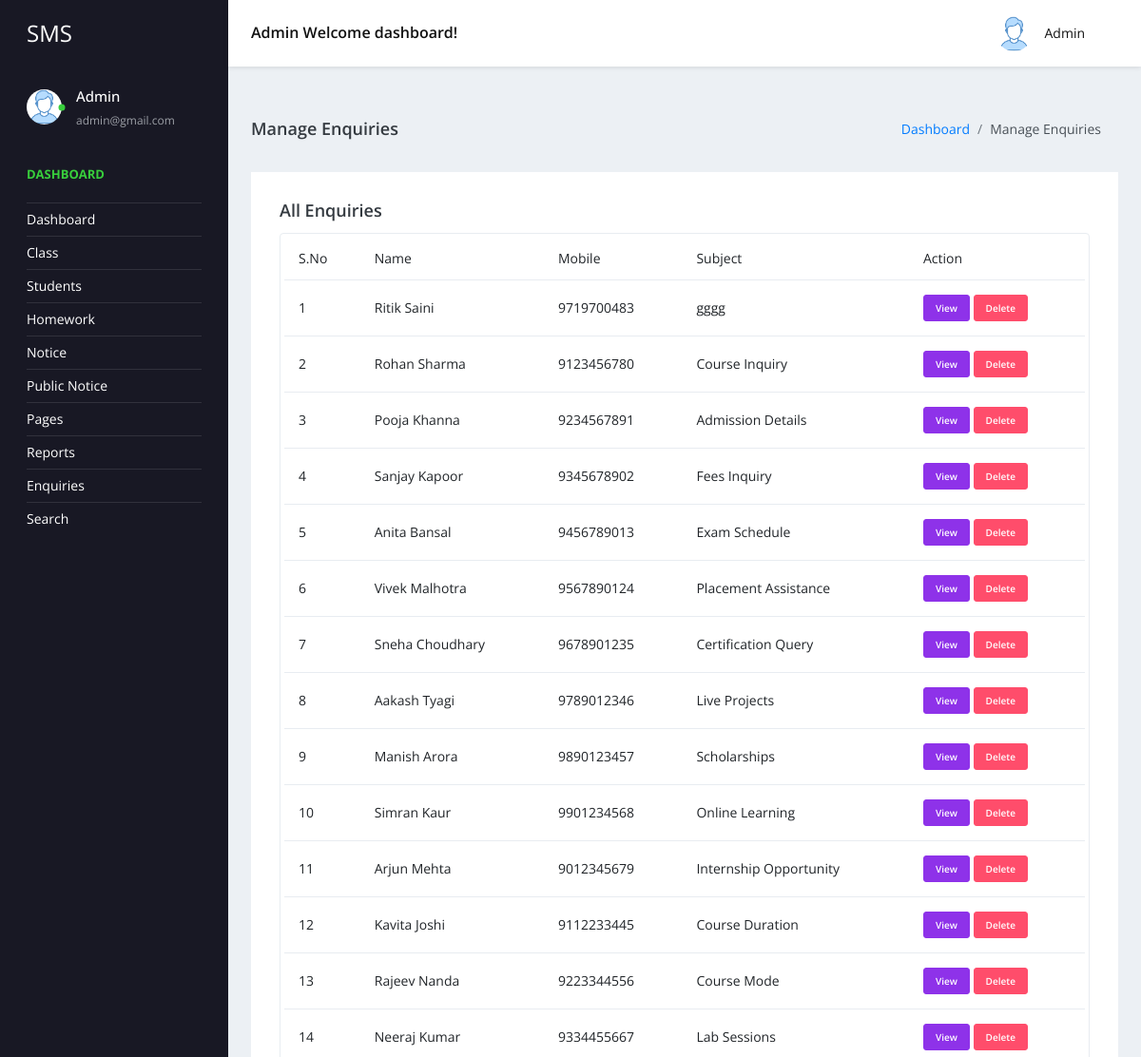
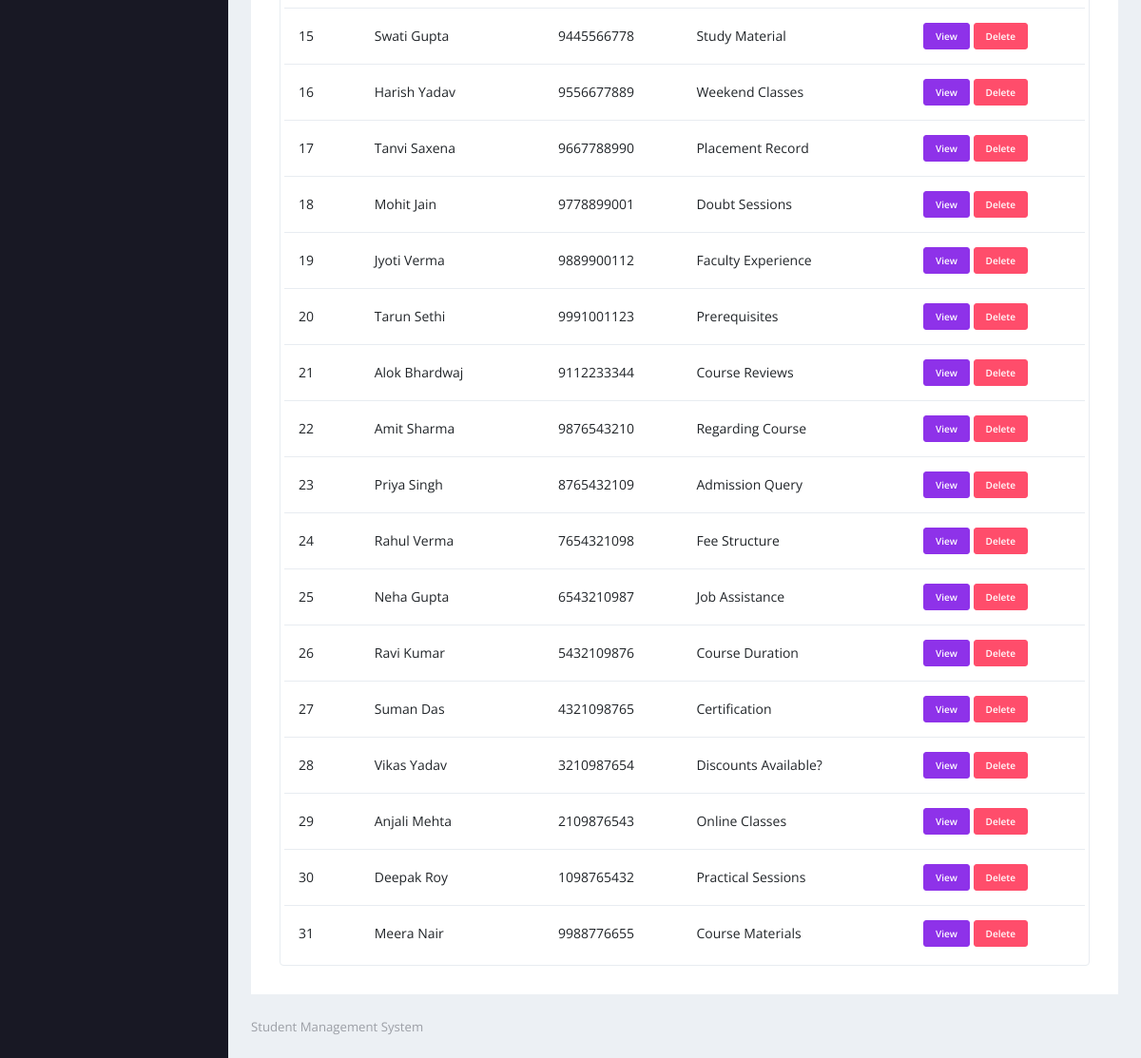
Page /admin/manage-enquiries.php (signed in) on the committed database (2 pictures, top to bottom).
### tables this page shows
CREATE TABLE `contact_messages` (
  `id` int(11) NOT NULL,
  `name` varchar(100) NOT NULL,
  `mobile` varchar(15) NOT NULL,
  `subject` varchar(255) NOT NULL,
  `message` text NOT NULL,
  `created_at` timestamp NOT NULL DEFAULT current_timestamp()
);

### admin/manage-enquiries.php (the view, shortened to what this page needs)
<?php
include('includes/dbconnection.php');
if (strlen($_SESSION['sturecmsaid']) == 0) {
    header('location:logout.php');
} else {
?>
<!DOCTYPE html>
<html lang="en">
<head>
    <link rel="stylesheet" href="vendors/css/vendor.bundle.base.css">
    <link rel="stylesheet" href="./css/style.css">
</head>
<body>
<div class="container-scroller">
    <?php include_once('includes/header.php'); ?>
    <div class="container-fluid page-body-wrapper">
        <?php include_once('includes/sidebar.php'); ?>
        <div class="main-panel">
            <div class="content-wrapper">
                <div class="page-header">
                    <h3 class="page-title">Manage Enquiries</h3>
                    <nav aria-label="breadcrumb">
                        <ol class="breadcrumb">
                            <li class="breadcrumb-item"><a href="dashboard.php">Dashboard</a></li>
                            <li class="breadcrumb-item active" aria-current="page">Manage Enquiries</li>
                        </ol>
                    </nav>
                </div>
                <div class="row">
                    <div class="col-md-12 grid-margin stretch-card">
                        <div class="card">
                            <div class="card-body">
                                <h4 class="card-title">All Enquiries</h4>
                                <div class="table-responsive border rounded p-1">
                                    <table class="table">
                                        <thead>
                                            <tr>
                                                <th>S.No</th>
                                                <th>Name</th>
                                                <th>Mobile</th>
                                                <th>Subject</th>
                                                <th>Action</th>
                                            </tr>
                                        </thead>
                                        <tbody>
                                            <?php
                                            $sql = "SELECT * FROM contact_messages ORDER BY created_at DESC";
                                            $query = $dbh->prepare($sql);
                                            $query->execute();
                                            $results = $query->fetchAll(PDO::FETCH_OBJ);
                                            $cnt = 1;
                                            if ($query->rowCount() > 0) {
                                                foreach ($results as $row) { ?>
                                                    <tr>
                                                        <td><?php echo htmlentities($cnt); ?></td>
                                                        <td><?php echo htmlentities($row->name); ?></td>
                                                        <td><?php echo htmlentities($row->mobile); ?></td>
                                                        <td><?php echo htmlentities($row->subject); ?></td>
                                                        <td>
                                                            <a href="#" class="btn btn-info btn-xs" onclick="viewDetails('<?php echo htmlentities($row->name); ?>', '<?php echo htmlentities($row->mobile); ?>', '<?php echo htmlentities($row->subject); ?>', '<?php echo htmlentities($row->message); ?>')">View</a>
                                                            <a href="manage-enquiries.php?delid=<?php echo htmlentities($row->id); ?>" onclick="return confirm('Are you sure you want to delete this enquiry?');" class="btn btn-danger btn-xs">Delete</a>
                                                        </td>
                                                    </tr>
                                                <?php $cnt++;
                                                }
                                            } else { ?>
                                                <tr>
                                                    <td colspan="5" style="color:red;">No Record Found</td>
                                                </tr>
                                            <?php } ?>
                                        </tbody>
                                    </table>
                                </div>
                            </div>
                        </div>
                    </div>
                </div>
            </div>
            <?php include_once('includes/footer.php'); ?>
        </div>
    </div>
</div>
</body>
</html>
<?php } ?>

### admin/includes/header.php (shortened to what this page needs)
 <nav class="navbar default-layout-navbar col-lg-12 col-12 p-0 fixed-top d-flex flex-row">
        <div class="navbar-brand-wrapper d-flex align-items-center">
          <a class="navbar-brand brand-logo" href="dashboard.php">
            <strong style="color: white;">SMS</strong>
          </a>
        </div><?php
         $aid= $_SESSION['sturecmsaid'];
$sql="SELECT * from tbladmin where ID=:aid";
$query = $dbh -> prepare($sql);
$query->bindParam(':aid',$aid,PDO::PARAM_STR);
$query->execute();
$results=$query->fetchAll(PDO::FETCH_OBJ);
$cnt=1;
if($query->rowCount() > 0)
{
foreach($results as $row)
{               ?>
        <div class="navbar-menu-wrapper d-flex align-items-center flex-grow-1">
          <h5 class="mb-0 font-weight-medium d-none d-lg-flex"><?php  echo htmlentities($row->AdminName);?> Welcome dashboard!</h5>
          <ul class="navbar-nav navbar-nav-right ml-auto">
            <li class="nav-item dropdown d-none d-xl-inline-flex user-dropdown">
              <a class="nav-link dropdown-toggle" id="UserDropdown" href="#" data-toggle="dropdown" aria-expanded="false">
                <img class="img-xs rounded-circle ml-2" src="images/faces/face8.jpg" alt="Profile image"> <span class="font-weight-normal"> <?php  echo htmlentities($row->AdminName);?> </span></a>
                <?php $cnt=$cnt+1;}} ?>
            </li>
          </ul>
        </div>
      </nav>

### admin/includes/sidebar.php (shortened to what this page needs)
<nav class="sidebar sidebar-offcanvas" id="sidebar">
          <ul class="nav">
            <li class="nav-item nav-profile">
              <a href="#" class="nav-link">
                <div class="profile-image">
                  <img class="img-xs rounded-circle" src="images/faces/face8.jpg" alt="profile image">
                  <div class="dot-indicator bg-success"></div>
                </div>
                <div class="text-wrapper">
                  <?php
         $aid= $_SESSION['sturecmsaid'];
$sql="SELECT * from tbladmin where ID=:aid";
$query = $dbh -> prepare($sql);
$query->bindParam(':aid',$aid,PDO::PARAM_STR);
$query->execute();
$results=$query->fetchAll(PDO::FETCH_OBJ);
$cnt=1;
if($query->rowCount() > 0)
{
foreach($results as $row)
{               ?>
                  <p class="profile-name"><?php  echo htmlentities($row->AdminName);?></p>
                  <p class="designation"><?php  echo htmlentities($row->Email);?></p><?php $cnt=$cnt+1;}} ?>
                </div>
              </a>
            </li>
            <li class="nav-item nav-category">
              <span class="nav-link">Dashboard</span>
            </li>
            <li class="nav-item">
              <a class="nav-link" href="dashboard.php">
                <span class="menu-title">Dashboard</span>
              </a>
            </li>
            <li class="nav-item">
              <a class="nav-link" data-toggle="collapse" href="#ui-basic" aria-expanded="false" aria-controls="ui-basic">
                <span class="menu-title">Class</span>
              </a>
            </li>
            <li class="nav-item">
              <a class="nav-link" data-toggle="collapse" href="#ui-basic1" aria-expanded="false" aria-controls="ui-basic1">
                <span class="menu-title">Students</span>
              </a>
            </li>
 <li class="nav-item">
              <a class="nav-link" data-toggle="collapse" href="#hw" aria-expanded="false" aria-controls="hw">
                <span class="menu-title">Homework</span>
              </a>
            </li>
            <li class="nav-item">
              <a class="nav-link" data-toggle="collapse" href="#auth" aria-expanded="false" aria-controls="auth">
                <span class="menu-title">Notice</span>
              </a>
            </li>
            <li class="nav-item">
              <a class="nav-link" data-toggle="collapse" href="#auth1" aria-expanded="false" aria-controls="auth">
                <span class="menu-title">Public Notice</span>
              </a>
              <li class="nav-item">
              <a class="nav-link" data-toggle="collapse" href="#auth2" aria-expanded="false" aria-controls="auth">
                <span class="menu-title">Pages</span>
              </a>
            </li>
      <li class="nav-item">
              <a class="nav-link" data-toggle="collapse" href="#auth22" aria-expanded="false" aria-controls="auth2">
                <span class="menu-title">Reports</span>
              </a>
            </li>
            <li class="nav-item">
              <a class="nav-link" data-toggle="collapse" href="#auth23" aria-expanded="false" aria-controls="auth2">
                <span class="menu-title">Enquiries</span>
              </a>
            </li>
            <li class="nav-item">
              <a class="nav-link" href="search.php">
                <span class="menu-title">Search</span>
              </a>
            </li>
            </li>
          </ul>
        </nav>

### rows in the picture
contact_messages: name "Ritik Saini", mobile "9719700483", subject "gggg"
contact_messages: name "Rohan Sharma", mobile "9123456780", subject "Course Inquiry"
contact_messages: name "Pooja Khanna", mobile "9234567891", subject "Admission Details"
contact_messages: name "Sanjay Kapoor", mobile "9345678902", subject "Fees Inquiry"
contact_messages: name "Anita Bansal", mobile "9456789013", subject "Exam Schedule"
contact_messages: name "Vivek Malhotra", mobile "9567890124", subject "Placement Assistance"
contact_messages: name "Sneha Choudhary", mobile "9678901235", subject "Certification Query"
contact_messages: name "Aakash Tyagi", mobile "9789012346", subject "Live Projects"
contact_messages: name "Manish Arora", mobile "9890123457", subject "Scholarships"
contact_messages: name "Simran Kaur", mobile "9901234568", subject "Online Learning"
contact_messages: name "Arjun Mehta", mobile "9012345679", subject "Internship Opportunity"
contact_messages: name "Kavita Joshi", mobile "9112233445", subject "Course Duration"
contact_messages: name "Rajeev Nanda", mobile "9223344556", subject "Course Mode"
contact_messages: name "Neeraj Kumar", mobile "9334455667", subject "Lab Sessions"
contact_messages: name "Swati Gupta", mobile "9445566778", subject "Study Material"
contact_messages: name "Harish Yadav", mobile "9556677889", subject "Weekend Classes"
contact_messages: name "Tanvi Saxena", mobile "9667788990", subject "Placement Record"
contact_messages: name "Mohit Jain", mobile "9778899001", subject "Doubt Sessions"
contact_messages: name "Jyoti Verma", mobile "9889900112", subject "Faculty Experience"
contact_messages: name "Tarun Sethi", mobile "9991001123", subject "Prerequisites"
contact_messages: name "Alok Bhardwaj", mobile "9112233344", subject "Course Reviews"
contact_messages: name "Amit Sharma", mobile "9876543210", subject "Regarding Course"
contact_messages: name "Priya Singh", mobile "8765432109", subject "Admission Query"
contact_messages: name "Rahul Verma", mobile "7654321098", subject "Fee Structure"
contact_messages: name "Neha Gupta", mobile "6543210987", subject "Job Assistance"
contact_messages: name "Ravi Kumar", mobile "5432109876", subject "Course Duration"
contact_messages: name "Suman Das", mobile "4321098765", subject "Certification"
contact_messages: name "Vikas Yadav", mobile "3210987654", subject "Discounts Available?"
contact_messages: name "Anjali Mehta", mobile "2109876543", subject "Online Classes"
contact_messages: name "Deepak Roy", mobile "1098765432", subject "Practical Sessions"
contact_messages: name "Meera Nair", mobile "9988776655", subject "Course Materials"

### other values in the picture
$row->AdminName "Admin"
$row->Email "admin@gmail.com"
